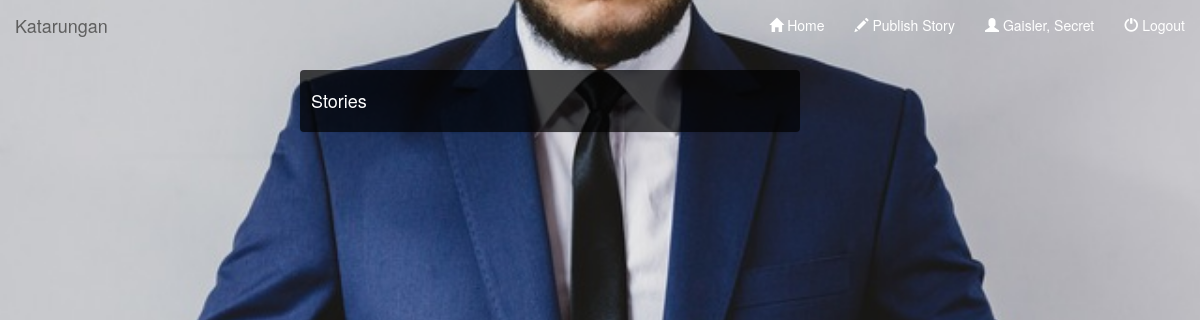
The page /stories.php (signed in) on the database as committed earlier.
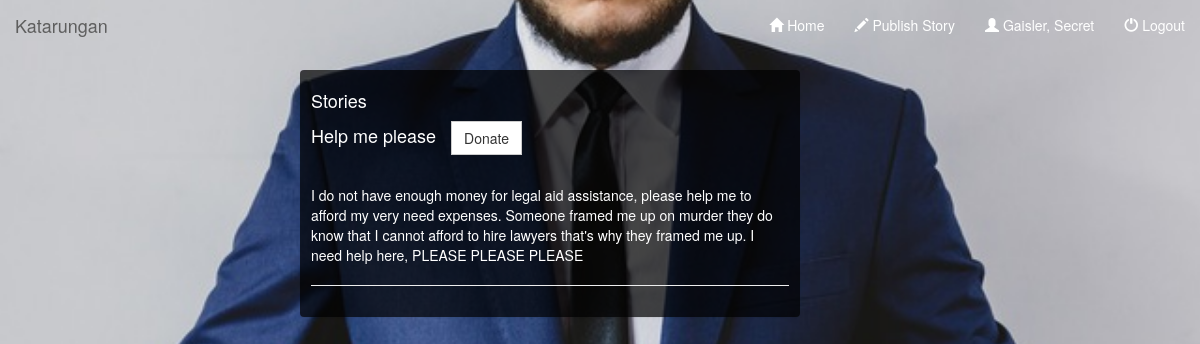
The same page on the database as committed later.
### tables this page shows
CREATE TABLE `tblpublish` (
  `publishID` int(11) NOT NULL,
  `userID` text NOT NULL,
  `publishTitle` text NOT NULL,
  `publishDescription` text NOT NULL,
  `timestamp` text NOT NULL,
  `status` text NOT NULL
);

### stories.php (the view, shortened to what this page needs)
<?php include ('HEADER.php'); ?>
<div class=" panel col-md-5 col-md-offset-3">
<h4>Stories</h4>
<?php
$getStories = mysqli_query($conn, " SELECT * FROM tblpublish ");
while($row = mysqli_fetch_assoc($getStories))
{
?>
	<div>
		<b><h4><?php echo $row['publishTitle']; ?>&nbsp;&nbsp;&nbsp;<button class="btn btn-default">Donate</button></h4></b><br>
		<?php echo $row['publishDescription']; ?>
	</div>
	<hr>
<?php
}
?></form>
</div>

### HEADER.php (shortened to what this page needs)
<html>
<head>
</head>
<link rel="stylesheet" href="assets/material/material.min.css">
<link rel="stylesheet" type="text/css" href="bootstrap/css/bootstrap.min.css">
<body>
	<?php
	if(isset($_SESSION['usertype'])==true)
	{
	?>
		<nav class="navbar navbar-default">
		  <div class="container-fluid">
		    <div class="navbar-header">
		      <a class="navbar-brand" href="index.php">Katarungan</a>
		    </div>
		    <ul class="nav navbar-nav navbar-right">
		      <li><a href="index.php"><i class="glyphicon glyphicon-home"></i> Home</a></li>
		      <?php if($_SESSION['usertype']=="client"){?>
			<li><a href="publishStory.php"><i class="glyphicon glyphicon-pencil"></i> Publish Story</a></li>
			<?php } ?>
			<li><a href="<?php if($_SESSION['usertype']=='lawyer') echo 'myprofile.php'; ?>"><i class="glyphicon glyphicon-user"></i> <?php echo $_SESSION['userName']; ?></a></li>
			<li><a href="LOGOUT.php"><i class="glyphicon glyphicon-off"></i> Logout</a></li>
		    </ul>
		  </div>
		</nav>
	<?php
	}
	?>

### HEADER.php (style rules this page uses)
body { background: url('images/bg_2880.jpg') no-repeat center center fixed; -webkit-background-size: cover; -moz-background-size: cover; -o-background-size: cover; background-size: cover; color: white; }
.navbar { border-radius:0; background: none; border: 0px; }
.navbar-default .navbar-nav>li>a { color: white; }
.navbar-default .navbar-brand { color: white; }
.btn { border-radius: 0; }

### stories.php (style rules this page uses)
body { color:white; }
.panel { background: url('images/tile.png'); padding:10px; }

Rows that differ between the two databases and show on the page:
added tblpublish: publishTitle "Help me please", publishDescription "I do not have enough money for legal aid assistance, please help me to afford my very need expenses. Someone framed me up on murder they do know that I cannot afford to hire lawyers that's why they framed me up. I need help here, PLEASE PLEASE PLEASE"
